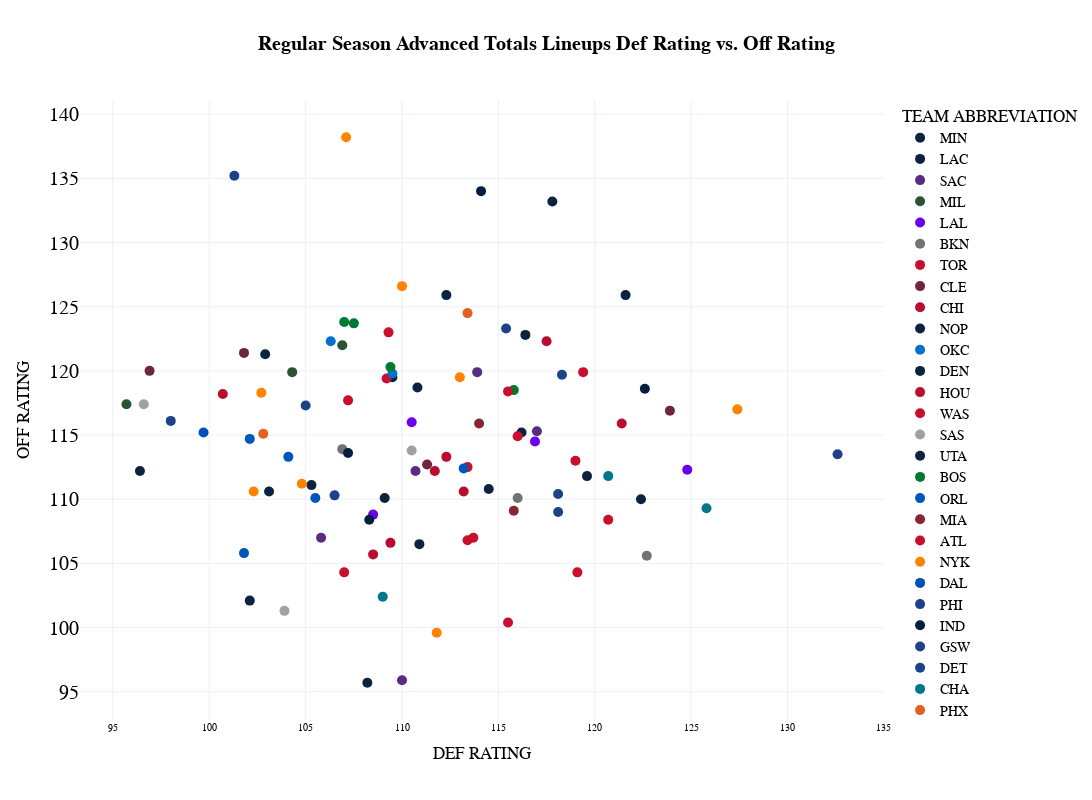

Here is the notebook cell this chart was saved with:
### Code cell
cat1_adv="DEF RATING"
cat2_adv="OFF RATING"

fig_scatter_adv = px.scatter(
  df_bq2_adv[df_bq2_adv["MIN"]>100], 
  x=cat1_adv, 
  y=cat2_adv,
  color='TEAM ABBREVIATION',
  color_discrete_map=team_color_dict,     
  title="<b>{} Advanced Totals Lineups {} vs. {}</b>".format(types,cat1_adv.replace('_', ' ').title(),cat2_adv.replace('_', ' ').title()),
  template="plotly_white",
  hover_data=['GROUP NAME', 'TEAM ABBREVIATION', 'Season',
       'GP', 'W', 'L', 'W PCT', 'MIN', 'E OFF RATING', 'OFF RATING',
       'E DEF RATING', 'DEF RATING', 'E NET RATING', 'NET RATING', 'AST PCT',
       'AST TO', 'AST RATIO', 'OREB PCT', 'DREB PCT', 'REB PCT', 'TM TOV PCT',
       'EFG PCT', 'TS PCT', 'E PACE', 'PACE', 'PACE PER40', 'POSS', 'PIE'], 
  height=800, 
  width=1200,
  )

fig_scatter_adv.update_layout(
    title_x=0.5,
    hoverlabel=dict(
        bgcolor="white",
        font_size=16,
        font_family="PT Sans Narrow"
    ),
    yaxis = dict(tickfont = dict(size=20)),
    xaxis = dict(tickfont = dict(size=10)),
    font=dict(
        family="PT Sans Narrow",
        size=14,
        color="Black"
    ),
    title_font_family="PT Sans Narrow"
)
fig_scatter_adv.update_traces(marker={'size': 10})

fig_scatter_adv
